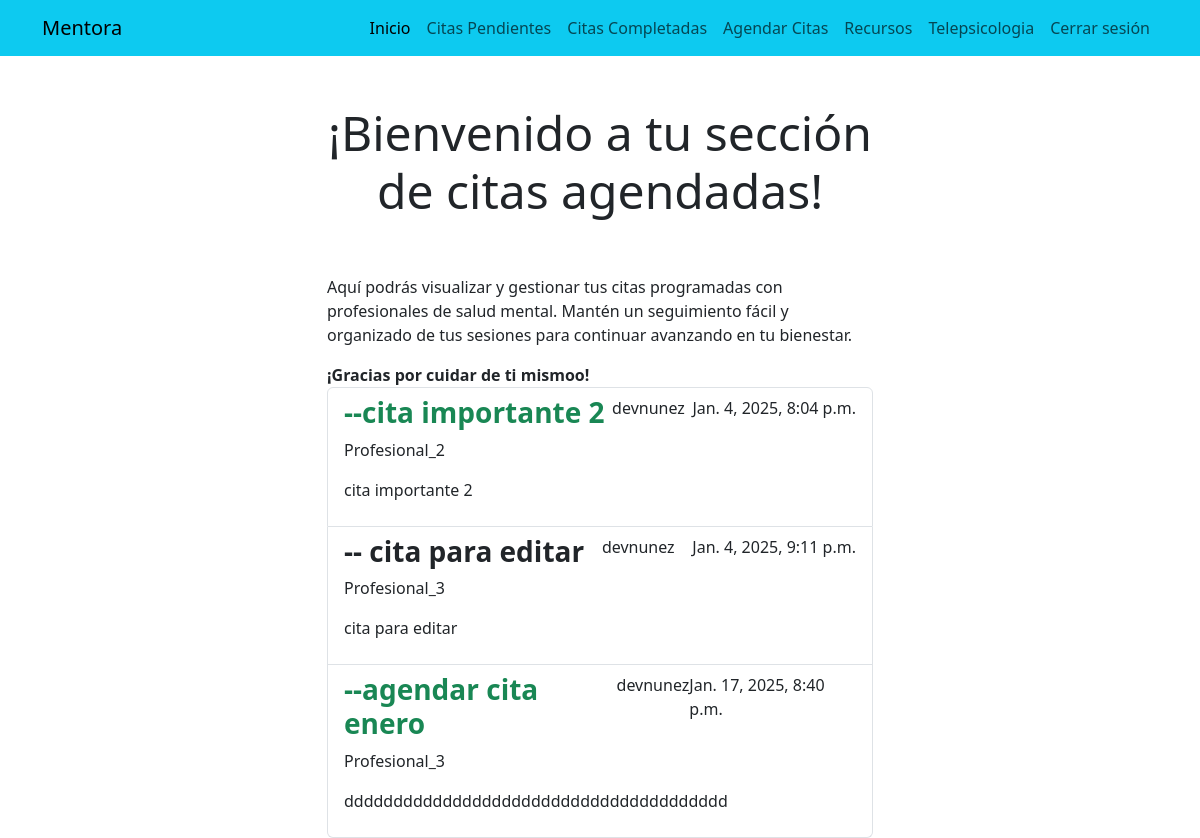
The page /citas/ (signed in) on the database its author committed.
### mentals/models.py (models this page shows, shortened)
class Appointment(models.Model):
    user = models.ForeignKey(User, on_delete=models.CASCADE, related_name='appointments')
    title = models.CharField(max_length=100, default='--')
    professional = models.ForeignKey(User, on_delete=models.CASCADE, related_name='professional_appointments')
    date = models.DateTimeField(null=False)  # Fecha seleccionada por el usuario
    datecompleted = models.DateTimeField(null=True, blank=True)  # Fecha opcional
    description = models.TextField(blank=True, null=True)  # Descripción opcional
    important = models.BooleanField(default=False)

### mentals/views.py (the view)
# urls.py: path('citas/', views.citas, name='citas'),
@login_required
def citas(request):
    cit = Appointment.objects.filter(user=request.user, datecompleted__isnull=True)
    return render(request, 'citas.html', {'citas': cit})

### mentals/templates/citas.html (shortened to what this page needs)
{% extends 'base.html' %}
{% block content %}
<main class="container">
    <div class="row">
        <div class="col-md-6 offset-md-3">
            <h1 class="text-center display-5 py-5">¡Bienvenido a tu sección de citas agendadas!</h1>
            <p>Aquí podrás visualizar y gestionar tus citas programadas con profesionales de salud mental. Mantén un seguimiento fácil y organizado de tus sesiones para continuar avanzando en tu bienestar.</p>
            <strong>¡Gracias por cuidar de ti mismoo!</strong>
            <ul class="list-group">
                {% for cita in citas %}
                    <a class="list-group-item" href="{% url 'cita_detail' cita.id %}">
                        <header class="d-flex justify-content-between">
                            {% if cita.important %}
                            <h3 class="fw-bold text-success">{{ cita.title }}</h3>
                            {% else %}
                              <h3 class="fw-bold">{{ cita.title }}</h3>
                            {% endif %}
                            <p><p>{{ cita.user }}</p></p>
                            <p>{{ cita.date }}</p>
                        </header>
                        <p>{{ cita.professional }}</p>
                        <p>{{ cita.description }}</p>
                    </a>
                {% endfor %}
            </ul>
        </div>
    </div>
</main>
{% endblock %}

### mentals/templates/base.html (shortened to what this page needs)
<!DOCTYPE html>
<html lang="es">
<head>
    <link rel="stylesheet" href="https://cdn.jsdelivr.net/npm/bootstrap@5.3.3/dist/css/bootstrap.min.css">
</head>
<body>
    <nav class="navbar navbar-expand-lg bg-info">
        <div class="container">
          <a class="navbar-brand" href="/">Mentora</a>
          <div class="collapse navbar-collapse" id="navbarNav">
            <ul class="navbar-nav ms-auto">
              <li class="nav-item">
                <a class="nav-link active" aria-current="page" href="/">Inicio</a>
              </li>
              {% if user.is_authenticated %}
              <li class="nav-item">
                <a class="nav-link" href="/citas/">Citas Pendientes</a>
              </li>
              <li class="nav-item">
                <a class="nav-link" href="/citas_completadas/">Citas Completadas</a>
              </li>
              <li class="nav-item">
                <a class="nav-link" href="/agendar/">Agendar Citas</a>
              </li>
              <li class="nav-item">
                <a class="nav-link" href="/recursos/">Recursos</a>
              </li>
              <li class="nav-item">
                <a class="nav-link" href="/telepsicologia/">Telepsicologia</a>
              </li>
              <li class="nav-item">
                <a class="nav-link" href="/logout/">Cerrar sesión</a>
              </li>
              {% endif %}
            </ul>
          </div>
        </div>
      </nav>
    {% block content %}
    {% endblock %}
</body>
</html>

### rows shown on the page
Appointment: title "--cita importante 2", user "devnunez", date "Jan. 4, 2025, 8:04 p.m.", professional "Profesional_2", description "cita importante 2"
Appointment: title "-- cita para editar", user "devnunez", date "Jan. 4, 2025, 9:11 p.m.", professional "Profesional_3", description "cita para editar"
Appointment: title "--agendar cita enero", user "devnunez", date "Jan. 17, 2025, 8:40 p.m.", professional "Profesional_3", description "ddddddddddddddddddddddddddddddddddddddd"
